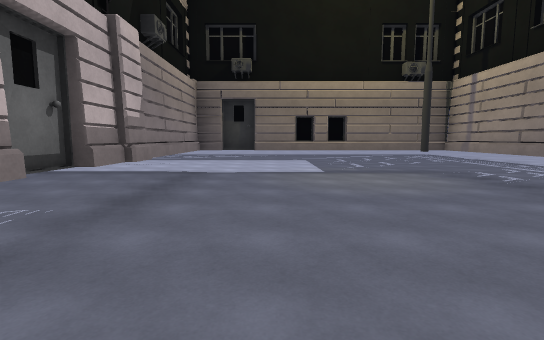
[1] (above)

16 first-person views from a walk through a 3-D level made in the Unity game engine. The camera is 1.5 m above the floor, tilts 6° down and sees 85° across. The floor is counted in squares, 2 m on a side. Each view is taken from the middle of a square. On the plan, view 1 faces up. The plan holds only what a view shows up to about 10 squares ahead; the rest is blank. The place goes on beyond the plan. The player is left out.

[2]
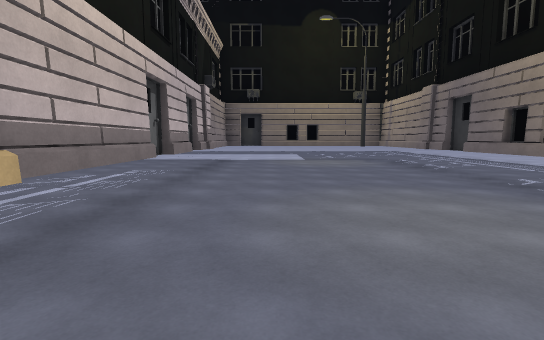

[3]
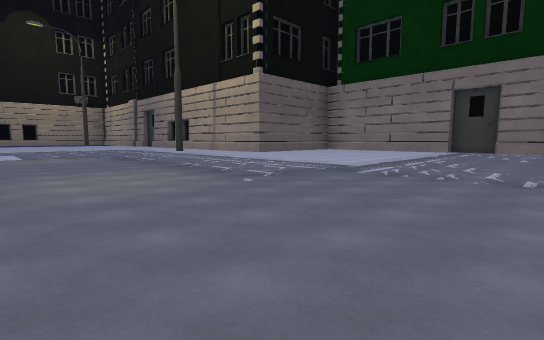

[4]
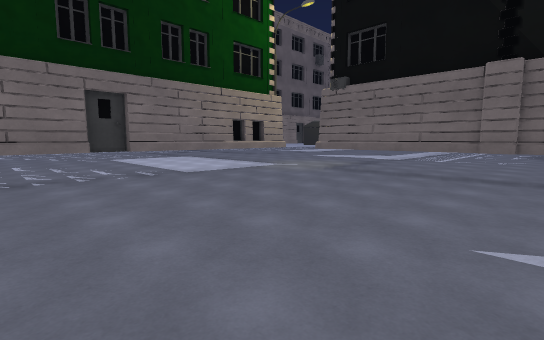

[5]
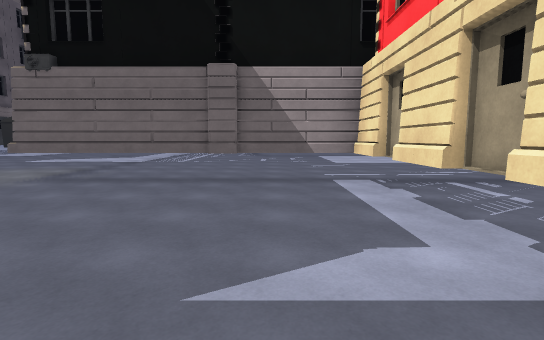

[6]
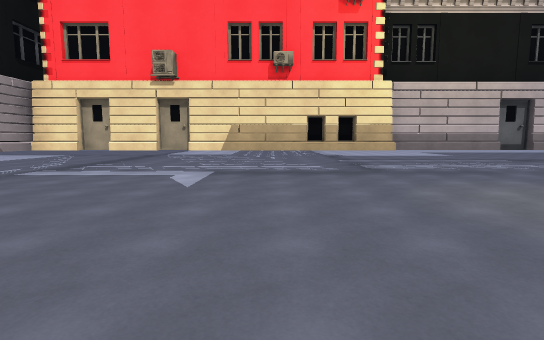

[7]
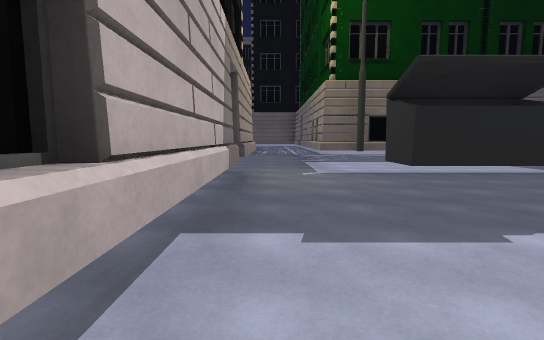

[8]
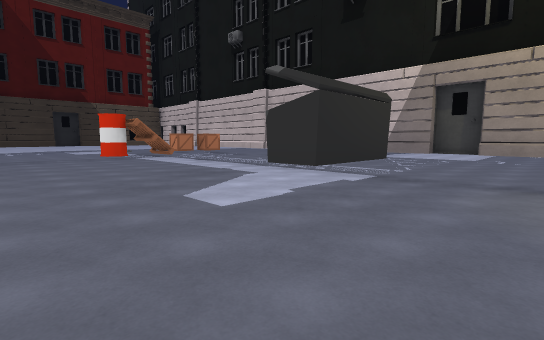

[9]
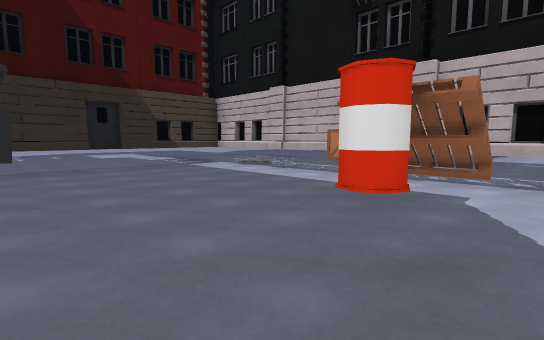

[10]
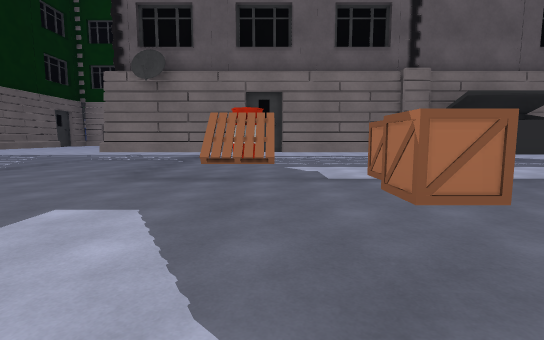

[11]
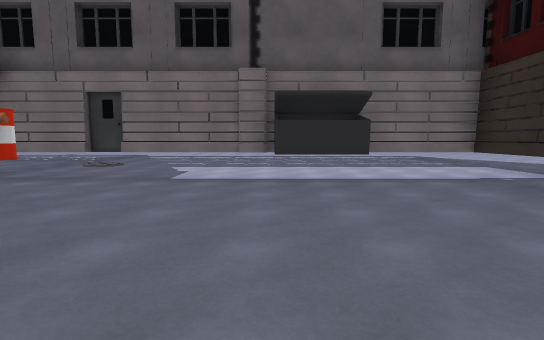

[12]
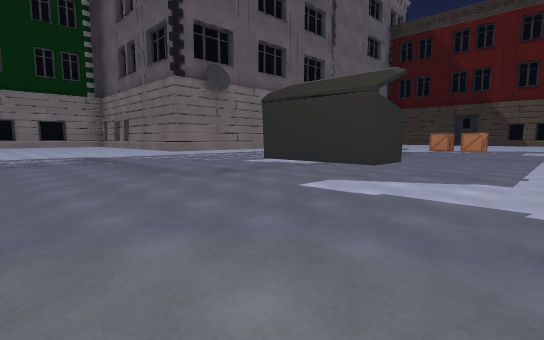

[13]
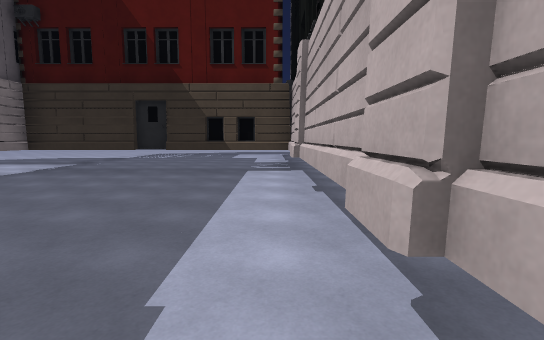

[14]
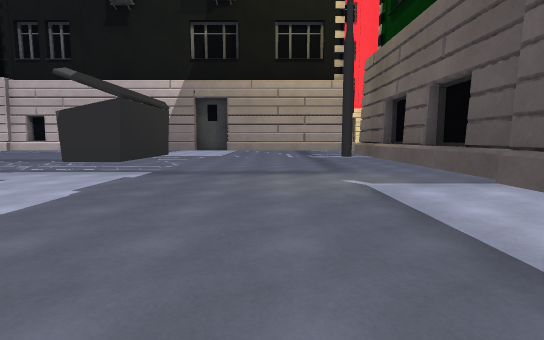

[15]
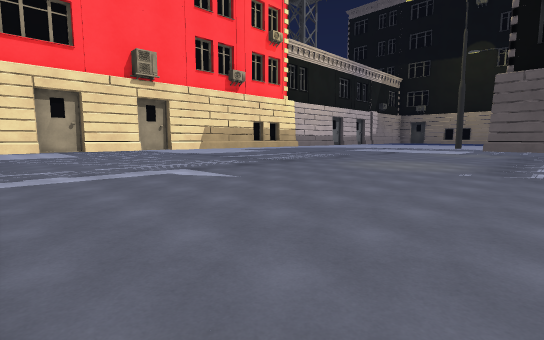

[16]
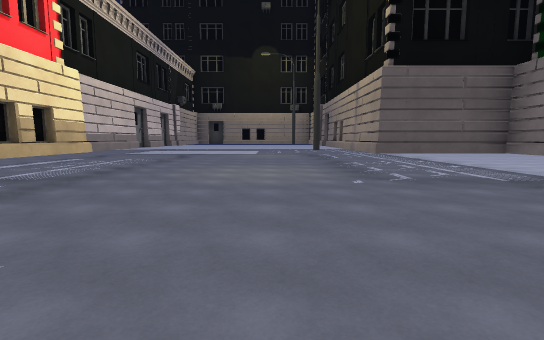

### Floor plan
Key: @ floor where view 1 was taken; # wall or solid block; . floor; T thing the floor can be seen under or through; O other object.
Columns run from 2 left of view 1 to 16 right of it. Each row starts with its distance up from view 1.
  7 #######
  6 #....##
  5 #.....#
  4 #.....#
  3 #.....#
  2 #.....#
  1 #.....#
  0 #.@...#
 -1 #....##
 -2 #.....#
 -3 #.....###
 -4 #.......#
 -5 #.......#
 -6 #.......#
 -7 #.......#
 -8 #.......#
 -9 #.......#
-10 #.......####  ####
-11 #######..#........
-12       #...........#
-13       #...........#
-14       #..O...TTTT##
-15       #......T
-16       #......#
-17       #...O..#
-18       #.OOO..#
-19       #......#
-20       #.....O#
-21       #.....O#
-22       #......#
-23       #......#
-24       ########

Positions as (right, up) in squares from view 1, and headings:
1: (0, 0), facing up
2: (0, -4), facing up
3: (0, -7), facing up-right
4: (0, -4), facing down-right
5: (0, -5), facing down
6: (5, -5), facing left
7: (5, -17), facing up
8: (10, -12), facing down-left
9: (10, -16), facing down-left
10: (5, -17), facing right
11: (5, -20), facing right
12: (5, -11), facing down-right
13: (5, -17), facing down
14: (11, -12), facing left
15: (5, -10), facing up-left
16: (2, -8), facing up
